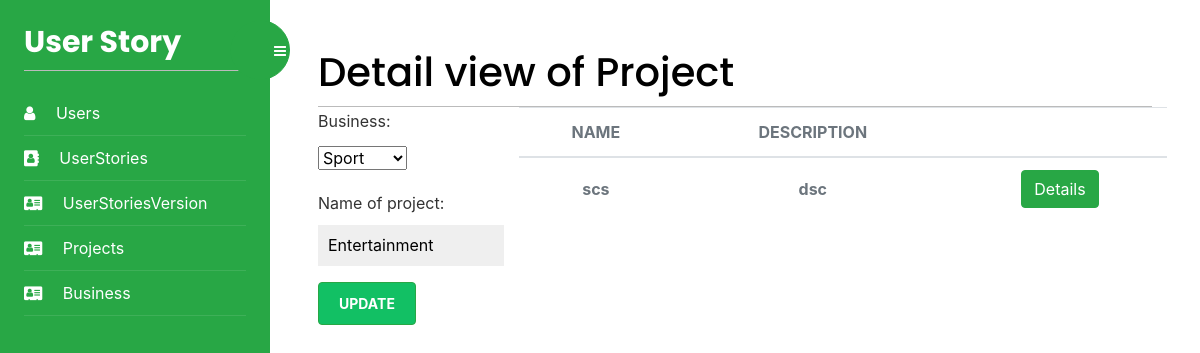
The app's page /Projects/projectDetails/2 (signed in), older data.
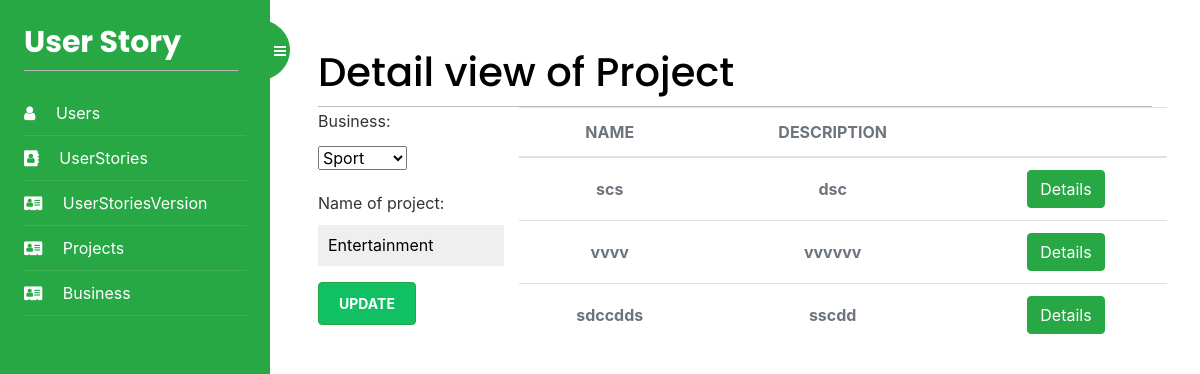
The same page, newer data.
### UserStoryApp/models.py (models this page shows)
class UserStoryVersion(models.Model):
    id = models.AutoField(primary_key=True)
    name = models.TextField(blank=True)
    description = models.TextField(blank=True)
    Project = models.ForeignKey(Project, on_delete=models.CASCADE)
    User = models.ForeignKey(
        User, on_delete=models.CASCADE, blank=True, null=True)
    class Meta:
        db_table = "UserStoryVersion"

### Projects/views.py (the view)
# urls.py: path('projectDetails/<int:id>', views.projectDetails, name='projectDetails')
@login_required
def projectDetails(request, id):
    if request.method == 'POST':
        form = AddProjectsForm(request.POST)
        if form.is_valid():
            cd = form.cleaned_data
            project = Project.objects.get(id=id)
            project.name = cd['Name_of_Project']
            project.Business = cd['business']
            project.save()
            if project is not None:
                return redirect('/Projects/list/')
    else:
        project = Project.objects.get(id=id)
        userStoryVersion = UserStoryVersion.objects.filter(
            Project=project).all()
        form = AddProjectsForm(
            initial={'Name_of_Project': project.name, 'business': project.Business})
    return render(request, 'projects/projectDetails.html', {'form': form, 'userStoryVersions': userStoryVersion})

### Projects/forms.py
class AddProjectsForm(forms.Form):
    business = MyModelChoiceField(queryset=Business.objects.all())
    Name_of_Project = forms.CharField()

### Projects/forms.py (called while the page is built)
    def label_from_instance(self, obj):
        return obj.name

### Projects/templates/projects/projectDetails.html (shortened to what this page needs)
{% extends "base.html" %}
{% block content %}
<div>
    <h1 class="m-auto">Detail view of Project</h1>
</div>
<div class="row">
<form class="col-3" method="post">
    {{ form.as_p }}
    <p><input type="submit" class="btn btn-success" value="Update"></p>
</form>
<div class="col-9 table-responsive p-0">
    <table class="table align-items-center mb-0">
        <thead>
            <tr>
                <th class="text-center text-uppercase text-secondary text-xxs font-weight-bolder opacity-7">name</th>
                <th class="text-center text-uppercase text-secondary text-xxs font-weight-bolder opacity-7">description
                </th>
                <th class="text-secondary opacity-7"></th>
            </tr>
        </thead>
        <tbody>
            {% for user in userStoryVersions %}
            <tr>
                <td class="align-middle text-center">
                    <span class="text-secondary text-xs font-weight-bold">{{user.name}}</span>
                </td>
                <td class="align-middle text-center">
                    <span class="text-secondary text-xs font-weight-bold">{{user.description}}</span>
                </td>
                <td class="align-middle text-center">
                    <a href="{% url 'userStoryVersionDetails' user.id %}" class="btn btn-success" aria-hidden="true">
                        Details
                    </a>
                </td>
            </tr>
            {% endfor %}
        </tbody>
    </table>
</div>
</div>
{% endblock %}

Row changes from the older to the newer data that the page shows:
added UserStoryVersion: name "vvvv", description "vvvvvv"
added UserStoryVersion: name "sdccdds", description "sscdd"
